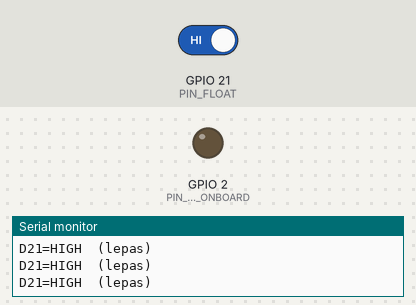
Bench run of a program on a simulated ESP32. Parts: output pins drawn as LEDs (lit = HIGH), the last lines printed to the serial monitor. The inputs (shaded band) are chosen by the test bench; at power-on: GPIO 21 (PIN_FLOAT) HIGH.

Above: at 1.7 s.
1.8 s: GPIO 21 (PIN_FLOAT) driven LOW
At 2.5 s:
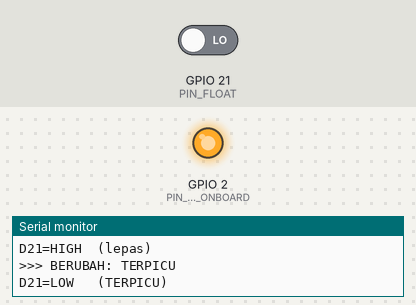
3.3 s: GPIO 21 (PIN_FLOAT) driven HIGH
At 3.6 s:
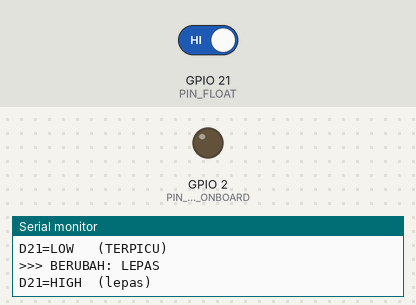
Timing chart, 0 to 6.3 s (numbered marks = the images above; inputs shaded):
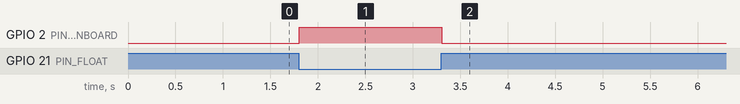

Measured:
- after the input at 1.8 s, GPIO 2 (PIN_LED_ONBOARD): LOW → HIGH at once
- after the input at 3.3 s, GPIO 2 (PIN_LED_ONBOARD): HIGH → LOW at once

The program:

main.cpp
```cpp
#include <Arduino.h>

// Tes 1 float switch saja di GPIO21.
// Sambungan: kabel A float ke D21, kabel B float ke GND.
// Pin memakai pull-up internal: float tertutup = pin LOW = TERPICU.
// LED biru onboard (GPIO2) menyala saat float terpicu, jadi bisa dicek tanpa serial monitor.
// Nilai mentah pin dicetak tiap 500 ms.

const uint8_t PIN_FLOAT = 21;
const uint8_t PIN_LED_ONBOARD = 2;

bool lastTriggered = false;
uint32_t lastPrint = 0;

void setup() {
  Serial.begin(115200);
  pinMode(PIN_FLOAT, INPUT_PULLUP);
  pinMode(PIN_LED_ONBOARD, OUTPUT);
  delay(500);

  lastTriggered = digitalRead(PIN_FLOAT) == LOW;

  Serial.println();
  Serial.println("Tes 1 float switch di GPIO21 dimulai");
  Serial.println("LED biru onboard nyala = float terpicu");
}

void loop() {
  int raw = digitalRead(PIN_FLOAT);
  bool triggered = raw == LOW;

  digitalWrite(PIN_LED_ONBOARD, triggered ? HIGH : LOW);

  if (triggered != lastTriggered) {
    Serial.println(triggered ? ">>> BERUBAH: TERPICU" : ">>> BERUBAH: LEPAS");
    lastTriggered = triggered;
  }

  uint32_t now = millis();
  if (now - lastPrint >= 500) {
    Serial.print("D21=");
    Serial.print(raw == HIGH ? "HIGH" : "LOW ");
    Serial.println(triggered ? "  (TERPICU)" : "  (lepas)");
    lastPrint = now;
  }

  delay(10);
}
```
